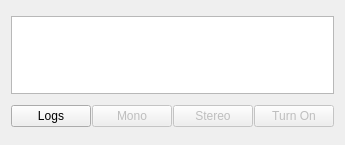
<?xml version="1.0" encoding="UTF-8"?>
<ui version="4.0">
 <class>CameraStatusWidget</class>
 <widget class="QWidget" name="CameraStatusWidget">
  <property name="geometry">
   <rect>
    <x>0</x>
    <y>0</y>
    <width>334</width>
    <height>145</height>
   </rect>
  </property>
  <property name="sizePolicy">
   <sizepolicy hsizetype="Preferred" vsizetype="Preferred">
    <horstretch>0</horstretch>
    <verstretch>0</verstretch>
   </sizepolicy>
  </property>
  <property name="windowTitle">
   <string>Form</string>
  </property>
  <layout class="QVBoxLayout" name="verticalLayout">
   <item>
    <widget class="QTableWidget" name="status_table">
     <property name="sizePolicy">
      <sizepolicy hsizetype="Expanding" vsizetype="Minimum">
       <horstretch>0</horstretch>
       <verstretch>0</verstretch>
      </sizepolicy>
     </property>
     <property name="maximumSize">
      <size>
       <width>16777215</width>
       <height>78</height>
      </size>
     </property>
     <property name="focusPolicy">
      <enum>Qt::NoFocus</enum>
     </property>
     <property name="editTriggers">
      <set>QAbstractItemView::NoEditTriggers</set>
     </property>
     <property name="selectionMode">
      <enum>QAbstractItemView::NoSelection</enum>
     </property>
     <property name="selectionBehavior">
      <enum>QAbstractItemView::SelectRows</enum>
     </property>
     <property name="rowCount">
      <number>0</number>
     </property>
     <property name="columnCount">
      <number>3</number>
     </property>
     <attribute name="horizontalHeaderVisible">
      <bool>false</bool>
     </attribute>
     <attribute name="horizontalHeaderCascadingSectionResizes">
      <bool>true</bool>
     </attribute>
     <attribute name="horizontalHeaderDefaultSectionSize">
      <number>91</number>
     </attribute>
     <attribute name="verticalHeaderVisible">
      <bool>false</bool>
     </attribute>
     <column/>
     <column/>
     <column/>
    </widget>
   </item>
   <item>
    <layout class="QHBoxLayout" name="horizontalLayout">
     <property name="spacing">
      <number>1</number>
     </property>
     <item>
      <widget class="QPushButton" name="logs_button">
       <property name="sizePolicy">
        <sizepolicy hsizetype="Minimum" vsizetype="Fixed">
         <horstretch>0</horstretch>
         <verstretch>0</verstretch>
        </sizepolicy>
       </property>
       <property name="text">
        <string>Logs</string>
       </property>
      </widget>
     </item>
     <item>
      <widget class="QPushButton" name="check_mono_button">
       <property name="enabled">
        <bool>false</bool>
       </property>
       <property name="sizePolicy">
        <sizepolicy hsizetype="Minimum" vsizetype="Fixed">
         <horstretch>0</horstretch>
         <verstretch>0</verstretch>
        </sizepolicy>
       </property>
       <property name="text">
        <string>Mono</string>
       </property>
      </widget>
     </item>
     <item>
      <widget class="QPushButton" name="check_stereo_button">
       <property name="enabled">
        <bool>false</bool>
       </property>
       <property name="sizePolicy">
        <sizepolicy hsizetype="Minimum" vsizetype="Fixed">
         <horstretch>0</horstretch>
         <verstretch>0</verstretch>
        </sizepolicy>
       </property>
       <property name="text">
        <string>Stereo</string>
       </property>
      </widget>
     </item>
     <item>
      <widget class="QPushButton" name="toggle_relay_button">
       <property name="enabled">
        <bool>false</bool>
       </property>
       <property name="text">
        <string>Turn On</string>
       </property>
      </widget>
     </item>
    </layout>
   </item>
  </layout>
 </widget>
 <resources/>
 <connections/>
</ui>
